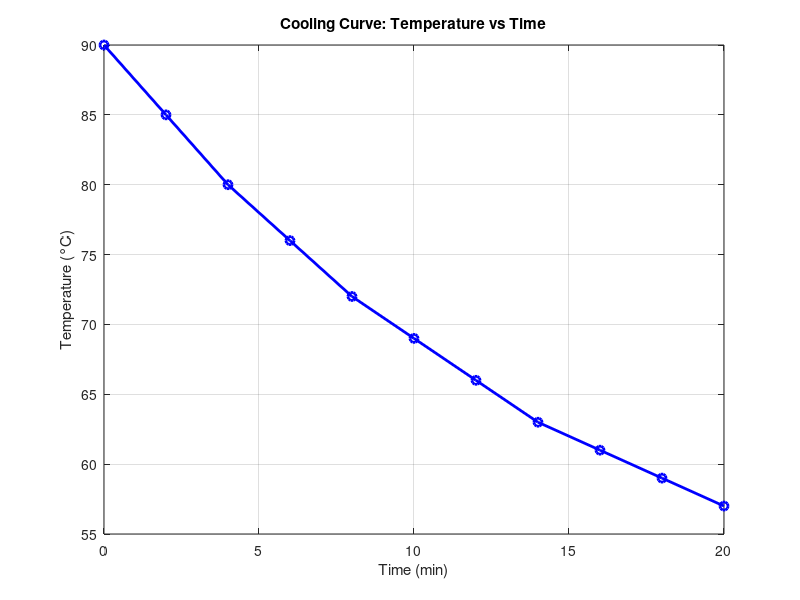
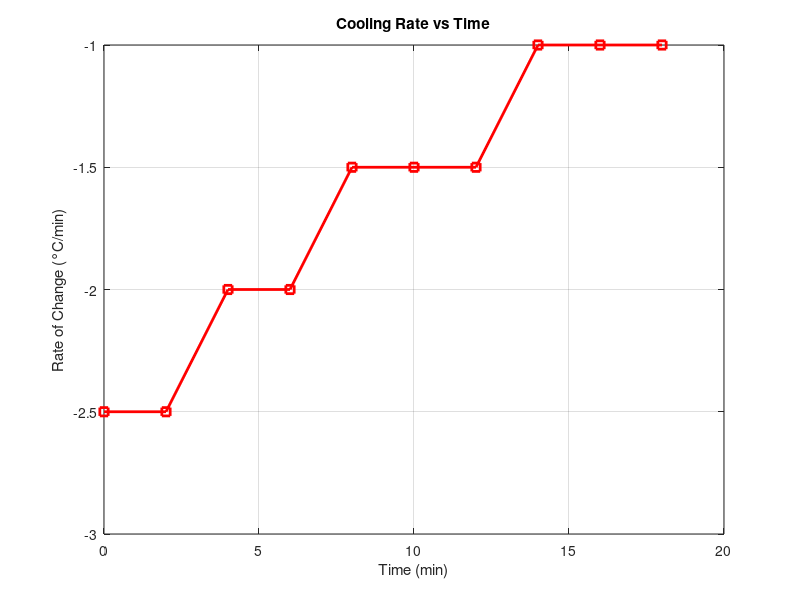

Write the MATLAB code that produced these figures, in order. (Note: this script raises an error after producing the figures.)
clc; clear; close all;


t = 0:2:20;   
T = [90 85 80 76 72 69 66 63 61 59 57];  % °C

figure;
plot(t, T, 'b-o', 'LineWidth', 2, 'MarkerSize', 6);
xlabel('Time (min)');
ylabel('Temperature (°C)');
title('Cooling Curve: Temperature vs Time');
grid on;
dt = 2;
dTdt = diff(T) / dt;     
t_rate = t(1:end-1);   
figure;
plot(t_rate, dTdt, 'r-s', 'LineWidth', 2, 'MarkerSize', 6);
xlabel('Time (min)');
ylabel('Rate of Change (°C/min)');
title('Cooling Rate vs Time');
grid on;
exposure = trapz(t, T);
fprintf('Estimated total thermal exposure = %.2f °C·min\n', exposure);

%Optional add on:
Table = table(t', T', 'VariableNames', {'Time_min', 'Temperature_C'});
disp(Table);
